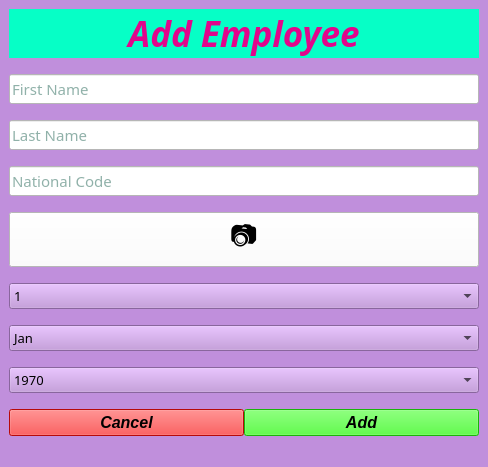
<?xml version="1.0" encoding="UTF-8"?>
<ui version="4.0">
 <class>add_employee</class>
 <widget class="QMainWindow" name="add_employee">
  <property name="geometry">
   <rect>
    <x>0</x>
    <y>0</y>
    <width>488</width>
    <height>456</height>
   </rect>
  </property>
  <property name="windowTitle">
   <string>Add an Employee</string>
  </property>
  <property name="windowIcon">
   <iconset>
    <normaloff>img/icon/add-user.png</normaloff>img/icon/add-user.png</iconset>
  </property>
  <property name="styleSheet">
   <string notr="true">background-color: rgb(192, 143, 220);</string>
  </property>
  <widget class="QWidget" name="centralwidget">
   <layout class="QGridLayout" name="gridLayout" rowstretch="1,0,0,0,0,0,0,0,0,0,0,0,0,0">
    <property name="verticalSpacing">
     <number>16</number>
    </property>
    <item row="5" column="0">
     <widget class="QLineEdit" name="nationalcode">
      <property name="font">
       <font>
        <family>Viner Hand ITC</family>
        <pointsize>11</pointsize>
       </font>
      </property>
      <property name="styleSheet">
       <string notr="true">background-color: rgb(255, 255, 255);
color: rgb(33, 100, 84);</string>
      </property>
      <property name="placeholderText">
       <string>National Code</string>
      </property>
     </widget>
    </item>
    <item row="0" column="0" rowspan="2">
     <widget class="QLabel" name="label">
      <property name="font">
       <font>
        <family>Perpetua</family>
        <pointsize>26</pointsize>
        <italic>true</italic>
        <bold>true</bold>
       </font>
      </property>
      <property name="styleSheet">
       <string notr="true">background-color: rgb(6, 255, 198);
color: rgb(225, 6, 139);</string>
      </property>
      <property name="text">
       <string>Add Employee</string>
      </property>
      <property name="alignment">
       <set>Qt::AlignCenter</set>
      </property>
     </widget>
    </item>
    <item row="3" column="0">
     <widget class="QLineEdit" name="firstname">
      <property name="font">
       <font>
        <family>Viner Hand ITC</family>
        <pointsize>11</pointsize>
       </font>
      </property>
      <property name="styleSheet">
       <string notr="true">background-color: rgb(255, 255, 255);
color: rgb(33, 100, 84);</string>
      </property>
      <property name="placeholderText">
       <string>First Name</string>
      </property>
     </widget>
    </item>
    <item row="8" column="0">
     <widget class="QComboBox" name="month">
      <property name="font">
       <font>
        <family>MRT_Zoheir</family>
        <pointsize>10</pointsize>
       </font>
      </property>
      <item>
       <property name="text">
        <string>Jan</string>
       </property>
      </item>
      <item>
       <property name="text">
        <string>Feb</string>
       </property>
      </item>
      <item>
       <property name="text">
        <string>Mar</string>
       </property>
      </item>
      <item>
       <property name="text">
        <string>Apr</string>
       </property>
      </item>
      <item>
       <property name="text">
        <string>May</string>
       </property>
      </item>
      <item>
       <property name="text">
        <string>Jun</string>
       </property>
      </item>
      <item>
       <property name="text">
        <string>Jul</string>
       </property>
      </item>
      <item>
       <property name="text">
        <string>Aug</string>
       </property>
      </item>
      <item>
       <property name="text">
        <string>Sep</string>
       </property>
      </item>
      <item>
       <property name="text">
        <string>Oct</string>
       </property>
      </item>
      <item>
       <property name="text">
        <string>Nov</string>
       </property>
      </item>
      <item>
       <property name="text">
        <string>Dec</string>
       </property>
      </item>
     </widget>
    </item>
    <item row="6" column="0">
     <layout class="QVBoxLayout" name="verticalLayout">
      <item>
       <layout class="QHBoxLayout" name="horizontalLayout_4">
        <property name="spacing">
         <number>0</number>
        </property>
        <item>
         <widget class="QPushButton" name="takepicture">
          <property name="font">
           <font>
            <pointsize>20</pointsize>
           </font>
          </property>
          <property name="styleSheet">
           <string notr="true">background-color: rgb(255, 255, 255);</string>
          </property>
          <property name="text">
           <string>📷</string>
          </property>
         </widget>
        </item>
       </layout>
      </item>
     </layout>
    </item>
    <item row="13" column="0">
     <layout class="QHBoxLayout" name="horizontalLayout">
      <item>
       <widget class="QPushButton" name="cancel_btn">
        <property name="sizePolicy">
         <sizepolicy hsizetype="Preferred" vsizetype="Preferred">
          <horstretch>0</horstretch>
          <verstretch>0</verstretch>
         </sizepolicy>
        </property>
        <property name="font">
         <font>
          <pointsize>12</pointsize>
          <italic>true</italic>
          <bold>true</bold>
         </font>
        </property>
        <property name="styleSheet">
         <string notr="true">background-color: rgb(255, 14, 14);</string>
        </property>
        <property name="text">
         <string>Cancel</string>
        </property>
       </widget>
      </item>
      <item>
       <widget class="QPushButton" name="add_btn">
        <property name="sizePolicy">
         <sizepolicy hsizetype="Preferred" vsizetype="Preferred">
          <horstretch>0</horstretch>
          <verstretch>0</verstretch>
         </sizepolicy>
        </property>
        <property name="font">
         <font>
          <pointsize>12</pointsize>
          <italic>true</italic>
          <bold>true</bold>
         </font>
        </property>
        <property name="styleSheet">
         <string notr="true">background-color: rgb(38, 250, 14);</string>
        </property>
        <property name="text">
         <string>Add</string>
        </property>
       </widget>
      </item>
     </layout>
    </item>
    <item row="9" column="0">
     <widget class="QComboBox" name="year">
      <property name="font">
       <font>
        <family>MRT_Zoheir</family>
        <pointsize>10</pointsize>
       </font>
      </property>
      <property name="editable">
       <bool>false</bool>
      </property>
      <item>
       <property name="text">
        <string>1970</string>
       </property>
      </item>
      <item>
       <property name="text">
        <string>New Item</string>
       </property>
      </item>
     </widget>
    </item>
    <item row="4" column="0">
     <widget class="QLineEdit" name="lastname">
      <property name="font">
       <font>
        <family>Viner Hand ITC</family>
        <pointsize>11</pointsize>
       </font>
      </property>
      <property name="styleSheet">
       <string notr="true">background-color: rgb(255, 255, 255);
color: rgb(33, 100, 84);</string>
      </property>
      <property name="placeholderText">
       <string>Last Name</string>
      </property>
     </widget>
    </item>
    <item row="7" column="0">
     <widget class="QComboBox" name="day">
      <property name="font">
       <font>
        <family>MRT_Zoheir</family>
        <pointsize>10</pointsize>
       </font>
      </property>
      <item>
       <property name="text">
        <string>1</string>
       </property>
      </item>
      <item>
       <property name="text">
        <string>2</string>
       </property>
      </item>
      <item>
       <property name="text">
        <string>3</string>
       </property>
      </item>
      <item>
       <property name="text">
        <string>4</string>
       </property>
      </item>
      <item>
       <property name="text">
        <string>5</string>
       </property>
      </item>
      <item>
       <property name="text">
        <string>6</string>
       </property>
      </item>
      <item>
       <property name="text">
        <string>7</string>
       </property>
      </item>
      <item>
       <property name="text">
        <string>8</string>
       </property>
      </item>
      <item>
       <property name="text">
        <string>9</string>
       </property>
      </item>
      <item>
       <property name="text">
        <string>10</string>
       </property>
      </item>
      <item>
       <property name="text">
        <string>11</string>
       </property>
      </item>
      <item>
       <property name="text">
        <string>12</string>
       </property>
      </item>
      <item>
       <property name="text">
        <string>13</string>
       </property>
      </item>
      <item>
       <property name="text">
        <string>14</string>
       </property>
      </item>
      <item>
       <property name="text">
        <string>15</string>
       </property>
      </item>
      <item>
       <property name="text">
        <string>16</string>
       </property>
      </item>
      <item>
       <property name="text">
        <string>17</string>
       </property>
      </item>
      <item>
       <property name="text">
        <string>18</string>
       </property>
      </item>
      <item>
       <property name="text">
        <string>19</string>
       </property>
      </item>
      <item>
       <property name="text">
        <string>20</string>
       </property>
      </item>
      <item>
       <property name="text">
        <string>21</string>
       </property>
      </item>
      <item>
       <property name="text">
        <string>22</string>
       </property>
      </item>
      <item>
       <property name="text">
        <string>23</string>
       </property>
      </item>
      <item>
       <property name="text">
        <string>24</string>
       </property>
      </item>
      <item>
       <property name="text">
        <string>25</string>
       </property>
      </item>
      <item>
       <property name="text">
        <string>26</string>
       </property>
      </item>
      <item>
       <property name="text">
        <string>27</string>
       </property>
      </item>
      <item>
       <property name="text">
        <string>28</string>
       </property>
      </item>
      <item>
       <property name="text">
        <string>29</string>
       </property>
      </item>
      <item>
       <property name="text">
        <string>30</string>
       </property>
      </item>
      <item>
       <property name="text">
        <string>31</string>
       </property>
      </item>
     </widget>
    </item>
   </layout>
  </widget>
  <widget class="QStatusBar" name="statusbar"/>
 </widget>
 <resources/>
 <connections/>
</ui>
